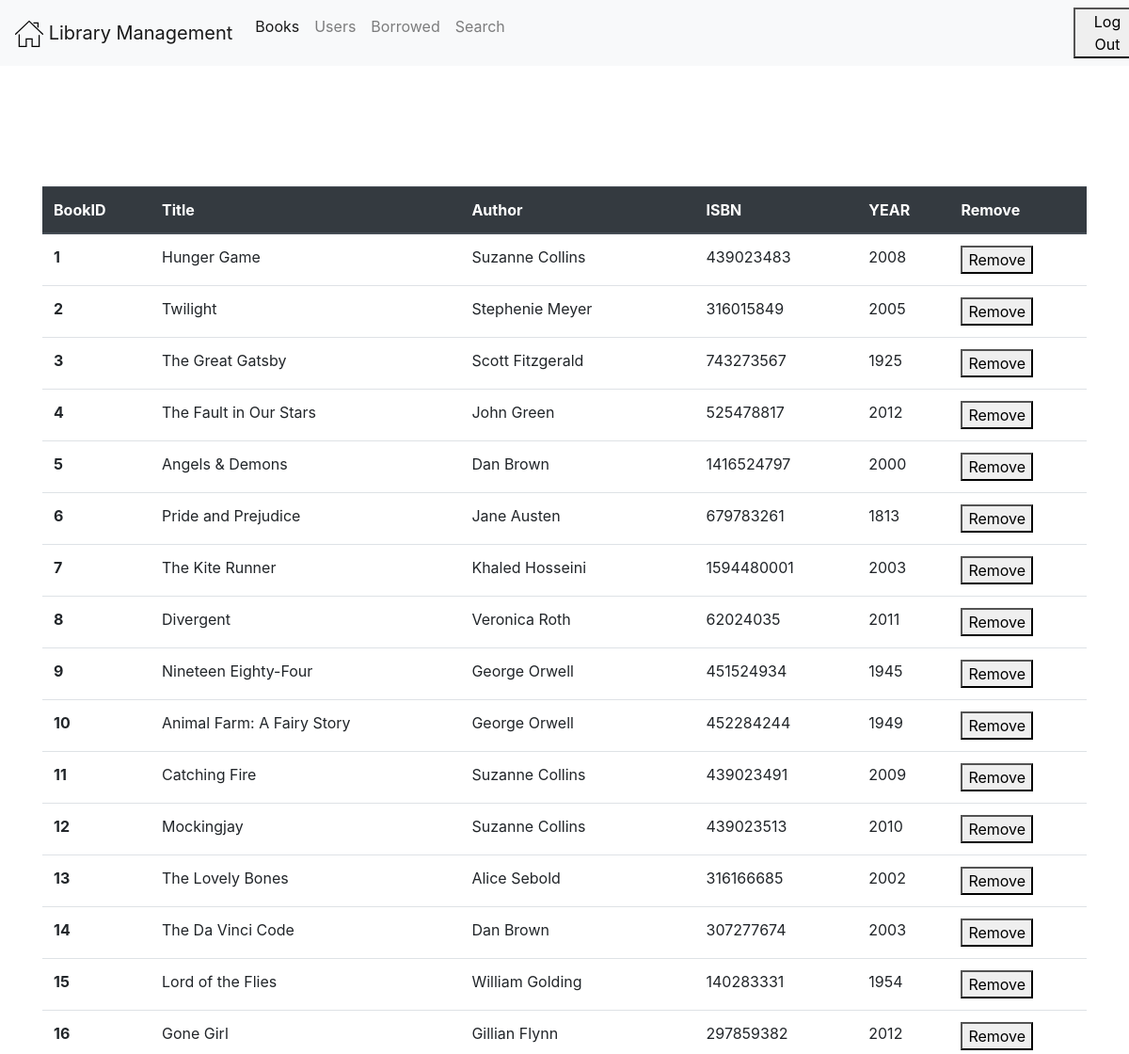
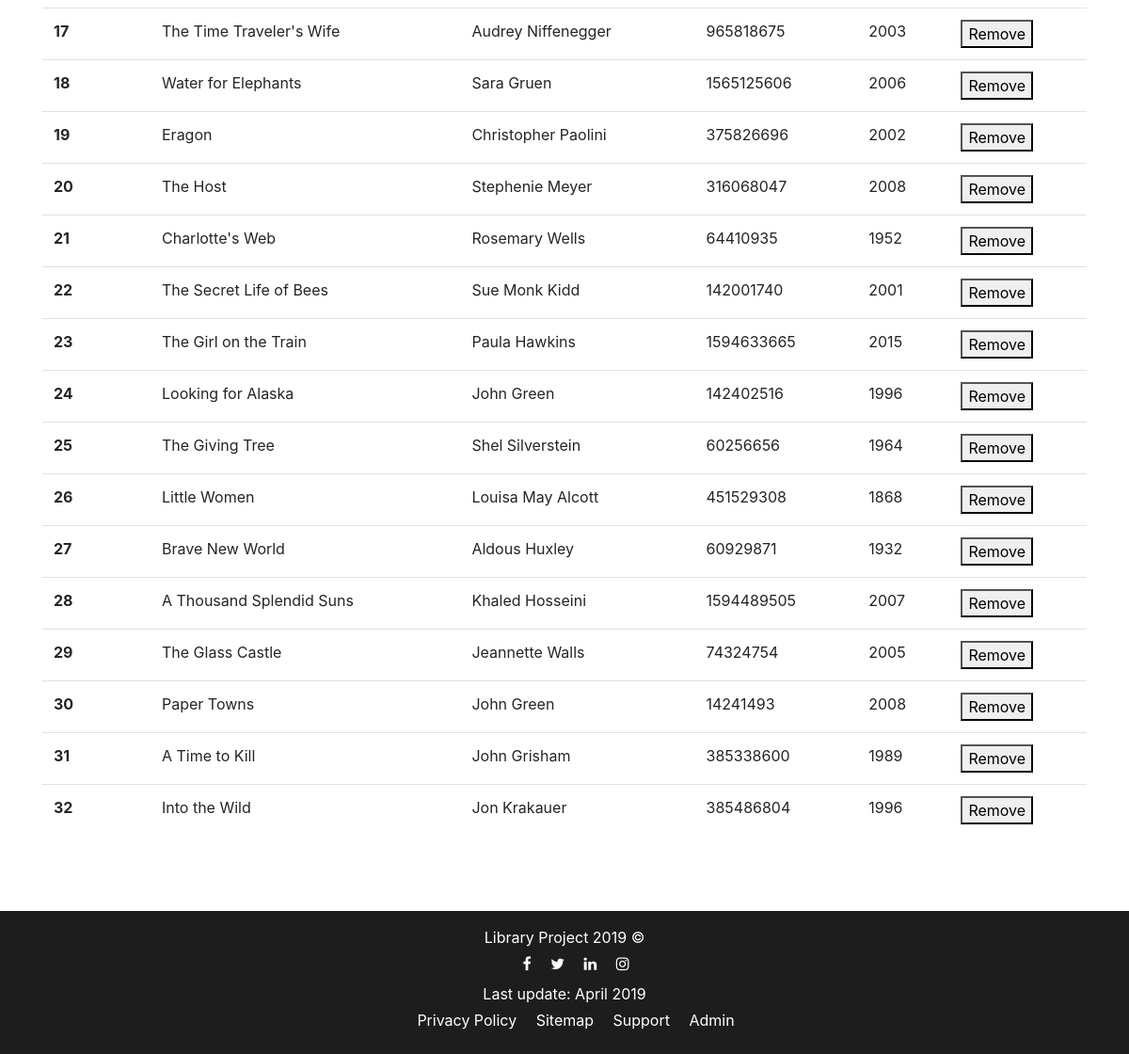
The page /books.php on the database its author committed (2 pictures, top to bottom).
### tables this page shows
CREATE TABLE book (
bookid INT NOT NULL PRIMARY KEY AUTO_INCREMENT,
title VARCHAR(40) NOT NULL,
authorfirstname VARCHAR(40),
Authorlastname VARCHAR(40),
isbn INT,
year INT(4)
);

### books.php (the view, shortened to what this page needs)
<?php
echo '
	<!DOCTYPE html>
	<html>
	<head>
	  <meta charset="utf-8" />
	  <meta http-equiv="X-UA-Compatible" content="IE=edge">
	  <title>Page Title</title>
	  <meta name="viewport" content="width=device-width, initial-scale=1">
	  <link rel="stylesheet" href="https://stackpath.bootstrapcdn.com/bootstrap/4.3.1/css/bootstrap.min.css"
>
      <link rel="stylesheet" href="css/footer.css">
	</head>
	<body>
	  <nav class="navbar navbar-expand-lg navbar-light bg-light">
		<a class="navbar-brand" href="index.php">
		  <img src="images/home.svg" width="30" height="30" class="d-inline-block align-top" alt="">
		  Library Management
		</a>
		<button class="navbar-toggler" type="button" data-toggle="collapse" data-target="#navbarNav" aria-controls="navbarNav"
		  aria-expanded="false" aria-label="Toggle navigation">
		  <span class="navbar-toggler-icon"></span>
		</button>
		<div class="collapse navbar-collapse" id="navbarNav">
		  <ul class="navbar-nav">
			<li class="nav-item">
			  <a class="nav-link active" href="userbook_account.php">Books <span class="sr-only">(current)</span></a>
			</li>
			<li class="nav-item">
			  <a class="nav-link" href="user_list.php">Users</a>
      </li>
      <li class="nav-item">
      <a class="nav-link" href="userbook_account.php">Borrowed</a>
    </li>
		  <li class="nav-item">
			<a class="nav-link" href="search.php">Search</a>
		  </li>
			<li class="nav-item" style="width:38em;">
			<a class="nav-link" href="#"></a>
		  </li>
			';
echo '<li> <a style="color:blue;" class="nav-link" href"="#">';
echo '</a></li>';
echo '	<li class="nav-item">
			<form role = "form" action = "index.php" method = "post">
			<button type="submit" name="logout"> Log Out</button>
		 	</form>
		 	</li>
		  </ul>
		</div>
	  </nav>
	';
?>
<?php
printCatalogue();
function printCatalogue()
{
    $servername = "localhost";
    $username = "root";
    $password = "Gkswnsqja135";
    $dbname = "library";
    $conn = new mysqli($servername, $username, $password, $dbname);
    $sql = "SELECT bookid, title,authorfirstname, authorlastname, isbn, year FROM book";
    $result = $conn->query($sql);
    if ($result->num_rows > 0) {
      echo '     <div class ="container">
      <h2 style="margin-top:4em; margin-left: 0.5em;"> </h2>';
      echo "<table class='table'>";
      echo '  <thead class="thead-dark">
              <tr>
                <th scope="col"> BookID</t/h>
                <th scope="col">Title</th>
                <th scope="col">Author</th>
                <th scope="col">ISBN</th>
                <th scope="col">YEAR</th>
                <th scope="col">Remove</th>
              </tr>
            </thead>';
        while ($row = $result->fetch_assoc()) {
              echo '<tr>';
              echo '<th scope="row">'. $row["bookid"] .'</th>';
              echo '<td>' . $row["title"] .  '</td>';
              echo '<td>' . $row["authorfirstname"] . " " . $row["authorlastname"] .'</td>';
              echo '<td>' . $row["isbn"] . '</td>';
              echo '<td>' . $row["year"] . '</td>';
              echo '<td> <button name="remove" type="submit">Remove</button></td>';
              echo '</tr>';
        }
        echo "</table></div>";
    } else {
        echo "0 results";
    }
}
include 'footer.php'
?>

### footer.php
<link rel="stylesheet" href="footer.css">
<link rel="stylesheet" href="https://cdnjs.cloudflare.com/ajax/libs/font-awesome/4.7.0/css/font-awesome.min.css">
<div id="footer" style="margin-top:5em;">
    <p id="copyright">Library Project 2019 &copy;</p>
    <ul id="footer-social-media">
        <li><a href="#" class="fa fa-facebook"></a></li>
        <li><a href="#" class="fa fa-twitter"></a></li>
        <li><a href="#" class="fa fa-linkedin"></a></li>
        <li><a href="#" class="fa fa-instagram"></a></li>
    </ul>
    <p id="lastupdate"> Last update: April 2019</p>
    <ul>
        <li><a href="#">Privacy Policy</a></li>
        <li><a href="#">Sitemap</a></li>
        <li><a href="#">Support</a></li>
        <li><a href="admin.html">Admin</a></li>
    </ul>
</div>

### css/footer.css (style rules this page uses)
#footer { background-color: rgb(29, 29, 29); padding: 1em; text-align: center; }
#footer p { margin-bottom: .25em; text-align: center; }
#footer ul { margin-bottom: .5em; }
#footer p, #footer a { color: white; font-size: 1em; }
#footer li { display: inline; margin-right: 1em; }

### rows shown on the page
book: bookid "1", title "Hunger Game", authorfirstname "Suzanne", Authorlastname "Collins", isbn "439023483", year "2008"
book: bookid "2", title "Twilight", authorfirstname "Stephenie", Authorlastname "Meyer", isbn "316015849", year "2005"
book: bookid "3", title "The Great Gatsby", authorfirstname "Scott", Authorlastname "Fitzgerald", isbn "743273567", year "1925"
book: bookid "4", title "The Fault in Our Stars", authorfirstname "John", Authorlastname "Green", isbn "525478817", year "2012"
book: bookid "5", title "Angels & Demons", authorfirstname "Dan", Authorlastname "Brown", isbn "1416524797", year "2000"
book: bookid "6", title "Pride and Prejudice", authorfirstname "Jane", Authorlastname "Austen", isbn "679783261", year "1813"
book: bookid "7", title "The Kite Runner", authorfirstname "Khaled", Authorlastname "Hosseini", isbn "1594480001", year "2003"
book: bookid "8", title "Divergent", authorfirstname "Veronica", Authorlastname "Roth", isbn "62024035", year "2011"
book: bookid "9", title "Nineteen Eighty-Four", authorfirstname "George", Authorlastname "Orwell", isbn "451524934", year "1945"
book: bookid "10", title "Animal Farm: A Fairy Story", authorfirstname "George", Authorlastname "Orwell", isbn "452284244", year "1949"
book: bookid "11", title "Catching Fire", authorfirstname "Suzanne", Authorlastname "Collins", isbn "439023491", year "2009"
book: bookid "12", title "Mockingjay", authorfirstname "Suzanne", Authorlastname "Collins", isbn "439023513", year "2010"
book: bookid "13", title "The Lovely Bones", authorfirstname "Alice", Authorlastname "Sebold", isbn "316166685", year "2002"
book: bookid "14", title "The Da Vinci Code", authorfirstname "Dan", Authorlastname "Brown", isbn "307277674", year "2003"
book: bookid "15", title "Lord of the Flies", authorfirstname "William", Authorlastname "Golding", isbn "140283331", year "1954"
book: bookid "16", title "Gone Girl", authorfirstname "Gillian", Authorlastname "Flynn", isbn "297859382", year "2012"
book: bookid "17", title "The Time Traveler's Wife", authorfirstname "Audrey", Authorlastname "Niffenegger", isbn "965818675", year "2003"
book: bookid "18", title "Water for Elephants", authorfirstname "Sara", Authorlastname "Gruen", isbn "1565125606", year "2006"
book: bookid "19", title "Eragon", authorfirstname "Christopher", Authorlastname "Paolini", isbn "375826696", year "2002"
book: bookid "20", title "The Host", authorfirstname "Stephenie", Authorlastname "Meyer", isbn "316068047", year "2008"
book: bookid "21", title "Charlotte's Web", authorfirstname "Rosemary", Authorlastname "Wells", isbn "64410935", year "1952"
book: bookid "22", title "The Secret Life of Bees", authorfirstname "Sue Monk", Authorlastname "Kidd", isbn "142001740", year "2001"
book: bookid "23", title "The Girl on the Train", authorfirstname "Paula", Authorlastname "Hawkins", isbn "1594633665", year "2015"
book: bookid "24", title "Looking for Alaska", authorfirstname "John", Authorlastname "Green", isbn "142402516", year "1996"
book: bookid "25", title "The Giving Tree", authorfirstname "Shel", Authorlastname "Silverstein", isbn "60256656", year "1964"
book: bookid "26", title "Little Women", authorfirstname "Louisa May", Authorlastname "Alcott", isbn "451529308", year "1868"
book: bookid "27", title "Brave New World", authorfirstname "Aldous", Authorlastname "Huxley", isbn "60929871", year "1932"
book: bookid "28", title "A Thousand Splendid Suns", authorfirstname "Khaled", Authorlastname "Hosseini", isbn "1594489505", year "2007"
book: bookid "29", title "The Glass Castle", authorfirstname "Jeannette", Authorlastname "Walls", isbn "74324754", year "2005"
book: bookid "30", title "Paper Towns", authorfirstname "John", Authorlastname "Green", isbn "14241493", year "2008"
book: bookid "31", title "A Time to Kill", authorfirstname "John", Authorlastname "Grisham", isbn "385338600", year "1989"
book: bookid "32", title "Into the Wild", authorfirstname "Jon", Authorlastname "Krakauer", isbn "385486804", year "1996"
